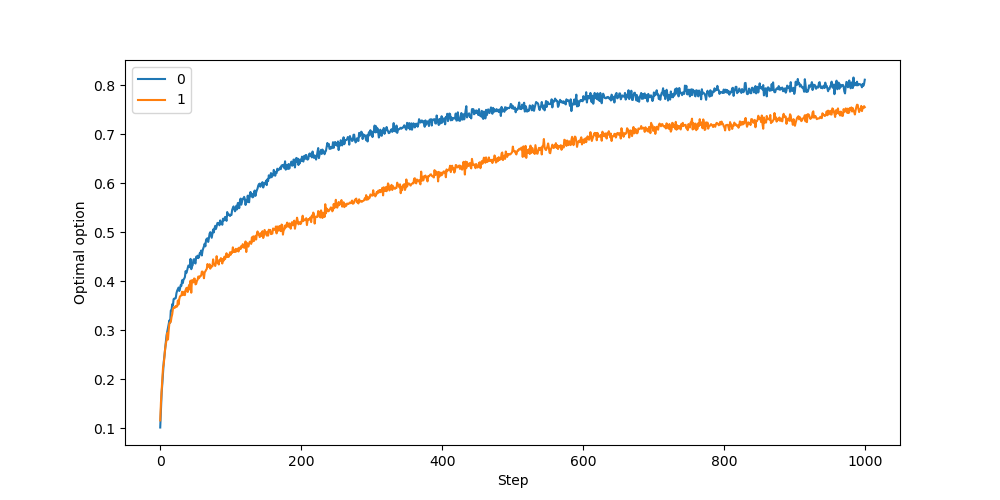

Reproduce this figure in Python.
import matplotlib
import matplotlib.pyplot as plt
import numpy as np
from tqdm import trange


class CFG:
    n = 10
    mean = 0.0
    variance = 1.0
    t = 1000
    n_try = 2000
    alpha = 0.1
    es = [0.0, 0.1, 0.01]

class bandit():
    def __init__(self, mean, variance):
        self.mean = mean
        self.variance = variance
        self.estimate = 0.0
        self.cnt = 0
    def get_reward(self):
        reward = np.random.normal(self.mean, self.variance)
        return reward

    def update(self, reward, const_alpha):
        self.cnt += 1
        if (const_alpha == False) :
        #Avg sample
            self.estimate += (1 / self.cnt) * (reward - self.estimate)
        else :
        #Const alpha
            self.estimate += CFG.alpha * (reward - self.estimate)

def get_result(e, const_alpha):
    bandits = [bandit(np.random.normal(0, 1), CFG.variance) for i in range(CFG.n)]
    res = []
    best_choice = np.argmax([bandit.mean for bandit in bandits])
    for _ in range(CFG.t):
        if (np.random.random() < e):
            choose = np.random.choice(CFG.n)
        else:
            choose = np.argmax([bandit.estimate for bandit in bandits])

        reward = bandits[choose].get_reward()
        if choose == best_choice :
            res.append(1)
        else :
            res.append(0)
        bandits[choose].update(reward , const_alpha)
    return res


plt.figure(figsize=(10, 5))

for case in range(2) : 
    res = np.zeros(CFG.t)
    for tr in trange(CFG.n_try):
        res += get_result(0.1, bool(case))
    print(res.shape)
    res /= CFG.n_try
    plt.plot(res, label = case)
    print(f'done case {case}')

plt.xlabel('Step')
plt.ylabel('Optimal option')
plt.legend()
plt.savefig('Exercise 2_5.png')
plt.show()